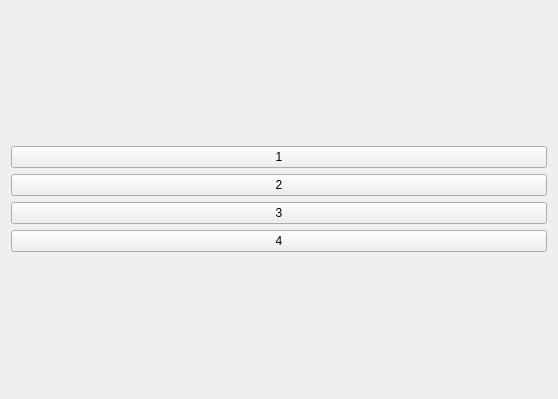
<?xml version="1.0" encoding="UTF-8"?>
<ui version="4.0">
 <class>Widget</class>
 <widget class="QWidget" name="Widget">
  <property name="geometry">
   <rect>
    <x>0</x>
    <y>0</y>
    <width>558</width>
    <height>399</height>
   </rect>
  </property>
  <property name="windowTitle">
   <string>Widget</string>
  </property>
  <layout class="QVBoxLayout" name="verticalLayout_2">
   <item>
    <layout class="QVBoxLayout" name="verticalLayout">
     <item>
      <widget class="QPushButton" name="pushButton">
       <property name="text">
        <string>1</string>
       </property>
      </widget>
     </item>
     <item>
      <widget class="QPushButton" name="pushButton_2">
       <property name="text">
        <string>2</string>
       </property>
      </widget>
     </item>
     <item>
      <widget class="QPushButton" name="pushButton_3">
       <property name="text">
        <string>3</string>
       </property>
      </widget>
     </item>
     <item>
      <widget class="QPushButton" name="pushButton_4">
       <property name="text">
        <string>4</string>
       </property>
      </widget>
     </item>
    </layout>
   </item>
  </layout>
 </widget>
 <resources/>
 <connections/>
</ui>
